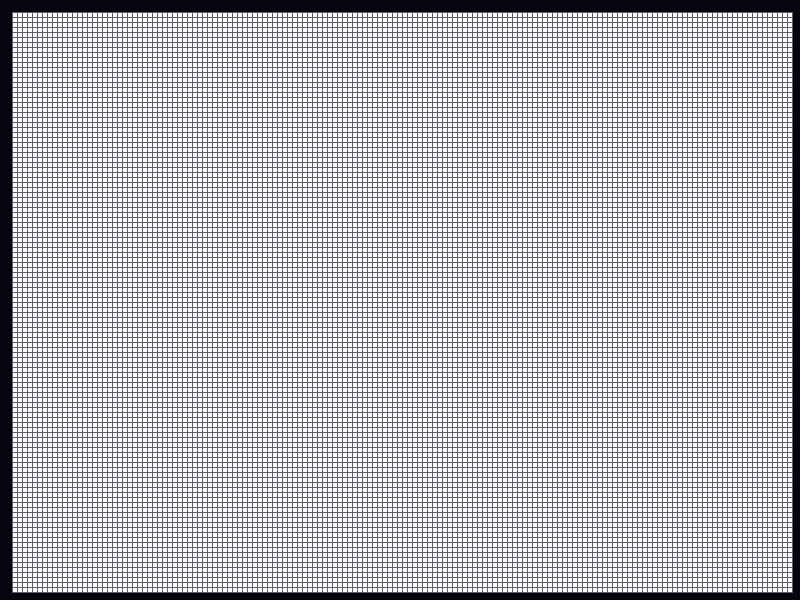
Frame 1 (no input)
Frame 60 (the mouse pressed at the canvas centre just before this capture): identical to frame 1, image omitted
Frame 120 (the mouse held since frame 60 and released just before this capture): identical to frame 1, image omitted

The Processing sketch that drew this single still picture (run headless with seeded random() and noise(); from frame 60 on, the mouse is pressed at the canvas centre):

// Processing sketch: processing_39889
// ── processing_39889.pde

int ScrWidth = 800;
int ScrHeight = 600;

void setup(){
  frameRate(30);
  rectMode(CENTER);
  size(800,600);
  stroke(#5E5B74);
  //noStroke();
}

boolean initializingDone = false; // For Variables than need to be set in draw() only once
boolean rectOver; // Is Arrow over Rectangle?
boolean run = false; //APPLICATION RUN
boolean cursorXrowDetected = false;
boolean cursorYrowDetected = false;
//float space = 10; // Space between X,Y points of squares
int sqSize = 5; // Square Size
float space = sqSize; // Space between X,Y points of squares
float rZeroX = 10; // 10 pixel border
float rZeroY = 10; // 10 pixel border
int Which_RowOrCollum_IsBeingTested = 0;
int Xsq = (ScrWidth / sqSize) - (10 / sqSize);
int Ysq = (ScrHeight / sqSize) - (10 / sqSize);
//int Xsq = 79//+130;//+310; //  = (800 / 10) - 1 // 1 is 10 pixel border
//int Ysq = 59;//+230; //  = (600 / 10) - 1 // 1 is 10 pixel border
int [][] squ = new int[Xsq][Ysq];//SQUARE INFORMATION // 0 = NIL; 1 = DEAD; 2 = LIVE;
int [][] NEXTsqu = new int[Xsq][Ysq];
int livingNeighbours = 0;
//**** CURSOR DETECTOR ****//
int owb_x; // Over what button X
int owb_y; // Over what button Y

void draw(){
  background(#05040F);
  if(initializingDone == false){
    for (int i=0;i<Xsq; i++){
      for(int j=0; j<Ysq; j++){
         squ[i][j]=1;
      }
    }
    for (int i=0;i<Xsq; i++){
      for(int j=0; j<Ysq; j++){
         NEXTsqu[i][j]=squ[i][j];
      }
    }
  initializingDone = true;
  }//END OF initializing
  update_mouse_loc(mouseX, mouseY); // UPDATE-MOUSE
  
  if(run){// IF ENTER IS PRESSED!!!
    for (int i=1; i < Xsq - 1; i++){
      for(int j=1; j < Ysq - 1; j++){
        livingNeighbours = NearestPopulation(i,j);
        if(squ[i][j] == 2){
          if(livingNeighbours < 2){
            NEXTsqu[i][j] = 1;
          }else if(livingNeighbours == 2 || livingNeighbours == 3){
            NEXTsqu[i][j] = 2;
          }else if(livingNeighbours > 3){
            NEXTsqu[i][j] = 1;
          }
        } else if (squ[i][j] == 1){   //END OF IF CELL IS ALIVE (2)
          if(livingNeighbours == 3){
            NEXTsqu[i][j] = 2;
          }
        } //END OF IF CELL IS DEAD (2)
        
      }
    }
    
    //FLIP THE BOARD!!
    for (int i=0;i<Xsq; i++){
      for(int j=0; j<Ysq; j++){
        squ[i][j] = NEXTsqu[i][j];
      }
    }
    
    
  }//END OF 'IF ENTER IS PRESSED!!!'
  
  fill(255,255,255);
  for (int i=1;i<Xsq-1; i++){
    for(int j=1; j<Ysq-1; j++){
      if(squ[i][j]>0){
          switch(squ[i][j]){
            case 1:
              fill(255,255,255);
              break;
            case 2:
              fill(255,0,0);
              break;
            case 3:
              fill(0,0,255);
              break;
            case 4:
              fill(0,255,0);
              break;
          }
          rect((rZeroX) + (space*i), (rZeroY) + (space*j), sqSize, sqSize);
         //squ[i][j]=1;                 CHANGE THIS!
         //initializingDone = true;
      }
    }//END OF 2nd FOR
  }//END OF 1st FOR
}//END OF DRAW

void update_mouse_loc(int x, int y){
  if (overRectField()){
  cursorXrowDetected = false;
  Which_RowOrCollum_IsBeingTested = 0;
  while(cursorXrowDetected == false){
    if (mouseX >= rZeroX-(sqSize/2)+(sqSize*Which_RowOrCollum_IsBeingTested) && mouseX <= (rZeroX-(sqSize/2)+(sqSize*Which_RowOrCollum_IsBeingTested))+sqSize){
      owb_x = Which_RowOrCollum_IsBeingTested;
      cursorXrowDetected = true;
    }
    Which_RowOrCollum_IsBeingTested++;
  }
    
  cursorYrowDetected = false;
  Which_RowOrCollum_IsBeingTested = 0;
  while(cursorYrowDetected == false){
    if (mouseY >= rZeroY-(sqSize/2)+(sqSize*Which_RowOrCollum_IsBeingTested) && mouseY <= (rZeroY-(sqSize/2)+(sqSize*Which_RowOrCollum_IsBeingTested))+sqSize){
      owb_y = Which_RowOrCollum_IsBeingTested;
      cursorYrowDetected = true;
    }
    Which_RowOrCollum_IsBeingTested++;
    }
    rectOver = true;
    }else{
      rectOver = false;
    }
}// END OF UPDATE

boolean overRectField(){
  if (mouseX >= rZeroX-(sqSize/2)+sqSize && mouseX <= ScrWidth-(sqSize/2)-sqSize && mouseY >= rZeroY-(sqSize/2)+sqSize && mouseY <= ScrHeight-(sqSize/2)-sqSize){
    cursor(HAND);
    return true;
  }else{
    cursor(ARROW);
    return false;
  }
}// END of overRect

void mousePressed(){
  if(rectOver){
    if(squ[owb_x][owb_y] < 4){
      squ[owb_x][owb_y] = squ[owb_x][owb_y] + 1;
    }else{
      squ[owb_x][owb_y] = 1;
    }
  }
}

void keyPressed(){
  if (key == ENTER){
    if(run){
      run = false;   
    }else{
      run = true;
    }
  }
  if (key == 'A' || key == 'a'){
    for (int i=1;i<Xsq-1; i++){
      for(int j=1; j<Ysq-1; j++){
        squ[i][j]=2;
      }
    }
  }
}

int NearestPopulation(int arrayX, int arrayY){
  livingNeighbours = 0;
    if(squ[arrayX][arrayY-1] == 2){
      livingNeighbours++;
    }
    if(squ[arrayX][arrayY+1] == 2){
      livingNeighbours++;
    }
    if(squ[arrayX+1][arrayY] == 2){
      livingNeighbours++;
    }
    if(squ[arrayX+1][arrayY+1] == 2){
      livingNeighbours++;
    }
    if(squ[arrayX+1][arrayY-1] == 2){
      livingNeighbours++;
    }
    if(squ[arrayX-1][arrayY] == 2){
      livingNeighbours++;
    }
    if(squ[arrayX-1][arrayY+1] == 2){
      livingNeighbours++;
    }
    if(squ[arrayX-1][arrayY-1] == 2){
      livingNeighbours++;
    }  
  return livingNeighbours;
}
